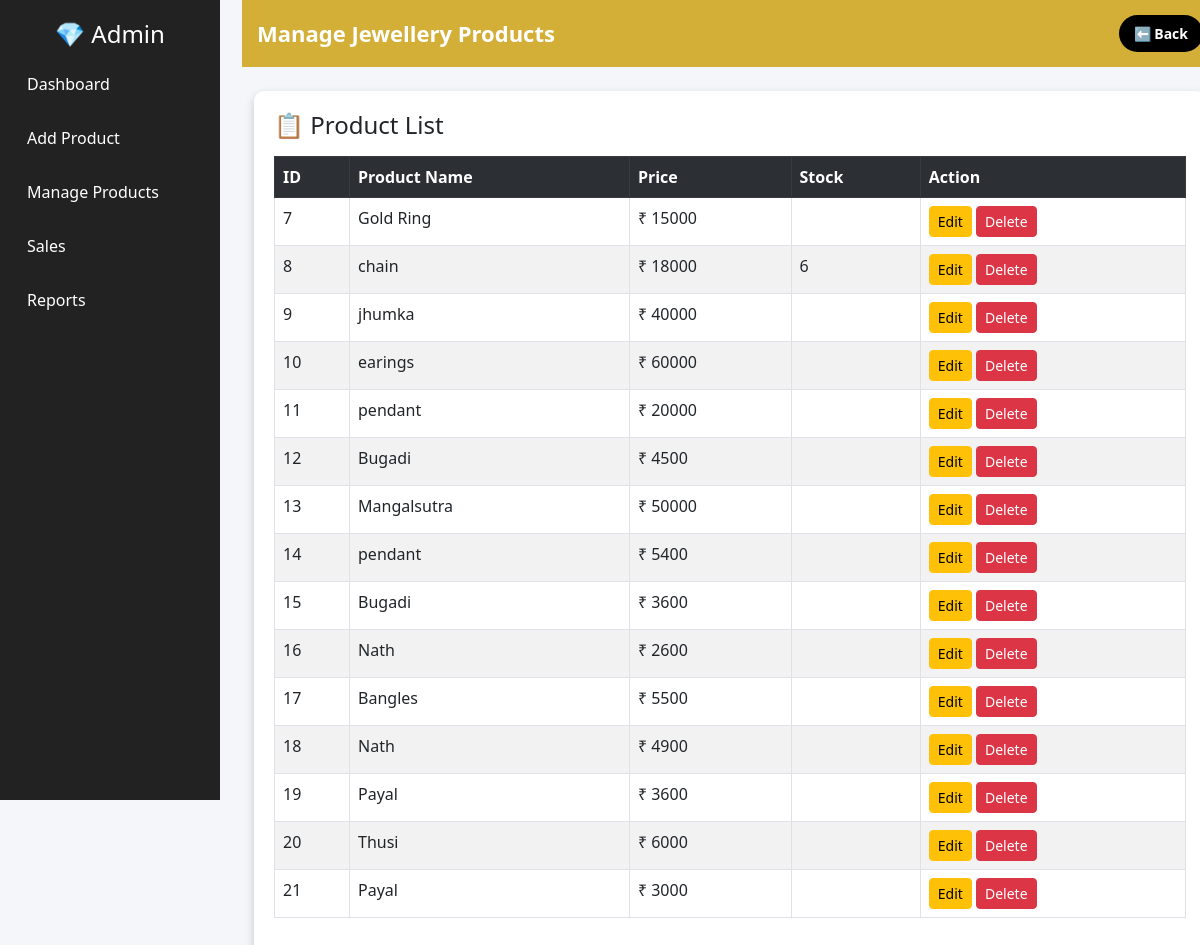
The app's page /admin/manage_products.php with its own data.
### tables this page shows
CREATE TABLE `products` (
  `id` int(11) NOT NULL,
  `name` varchar(100) DEFAULT NULL,
  `price` int(11) DEFAULT NULL,
  `stock` int(11) DEFAULT NULL
);

### admin/manage_products.php (the view, shortened to what this page needs)
<?php
include("../config/db.php");
$result = mysqli_query($conn,"SELECT * FROM products");
?>
<!DOCTYPE html>
<html>
<head>
<link rel="stylesheet" href="https://cdn.jsdelivr.net/npm/bootstrap@5.3.0/dist/css/bootstrap.min.css">
</head>
<body>
<div class="container-fluid">
<div class="row">
<div class="col-md-2 sidebar">
<h4 class="text-center text-white">💎 Admin</h4>
<a href="dashboard.php">Dashboard</a>
<a href="add_product.php">Add Product</a>
<a href="manage_products.php">Manage Products</a>
<a href="sales.php">Sales</a>
<a href="reports.php">Reports</a>
</div>
<div class="col-md-10 main">
<div class="header">
<span>Manage Jewellery Products</span>
<a href="dashboard.php" class="back-btn">⬅ Back</a>
</div>
<div class="container mt-4">
<div class="card-box">
<h4 class="mb-3">📋 Product List</h4>
<table class="table table-striped table-hover table-bordered">
<tr class="table-dark">
<th>ID</th>
<th>Product Name</th>
<th>Price</th>
<th>Stock</th>
<th>Action</th>
</tr>
<?php while($row=mysqli_fetch_assoc($result)){ ?>
<tr>
<td><?php echo $row['id']; ?></td>
<td><?php echo $row['name']; ?></td>
<td>₹ <?php echo $row['price']; ?></td>
<td><?php echo $row['stock']; ?></td>
<td>
<a href="edit_product.php?id=<?php echo $row['id']; ?>" class="btn btn-warning btn-sm">Edit</a>
<a href="manage_products.php?delete=<?php echo $row['id']; ?>"
class="btn btn-danger btn-sm"
onclick="return confirm('Are you sure you want to delete this product?');">
Delete
</a>
</td>
</tr>
<?php } ?>
</table>
</div>
</div>
</div>
</div>
</div>
</body>
</html>

### admin/manage_products.php (style rules this page uses)
body { background:#f4f6f9; }
.sidebar { height:100vh; background:#222; padding-top:20px; position:fixed; width:220px; }
.sidebar a { color:white; display:block; padding:15px; text-decoration:none; }
.header { background:#d4af37; color:white; padding:15px; font-size:22px; font-weight:bold; display:flex; justify-content:space-between; align-items:center; }
.main { margin-left:230px; }
.card-box { background:white; padding:20px; border-radius:10px; box-shadow:0 4px 10px rgba(0,0,0,0.2); }
.back-btn { background:black; color:white; padding:8px 15px; border-radius:20px; text-decoration:none; font-size:14px; transition:0.3s; }

### records on screen
products: id "7", name "Gold Ring", price "15000"
products: id "8", name "chain", price "18000", stock "6"
products: id "9", name "jhumka", price "40000"
products: id "10", name "earings", price "60000"
products: id "11", name "pendant", price "20000"
products: id "12", name "Bugadi", price "4500"
products: id "13", name "Mangalsutra", price "50000"
products: id "14", name "pendant", price "5400"
products: id "15", name "Bugadi", price "3600"
products: id "16", name "Nath", price "2600"
products: id "17", name "Bangles", price "5500"
products: id "18", name "Nath", price "4900"
products: id "19", name "Payal", price "3600"
products: id "20", name "Thusi", price "6000"
products: id "21", name "Payal", price "3000"
